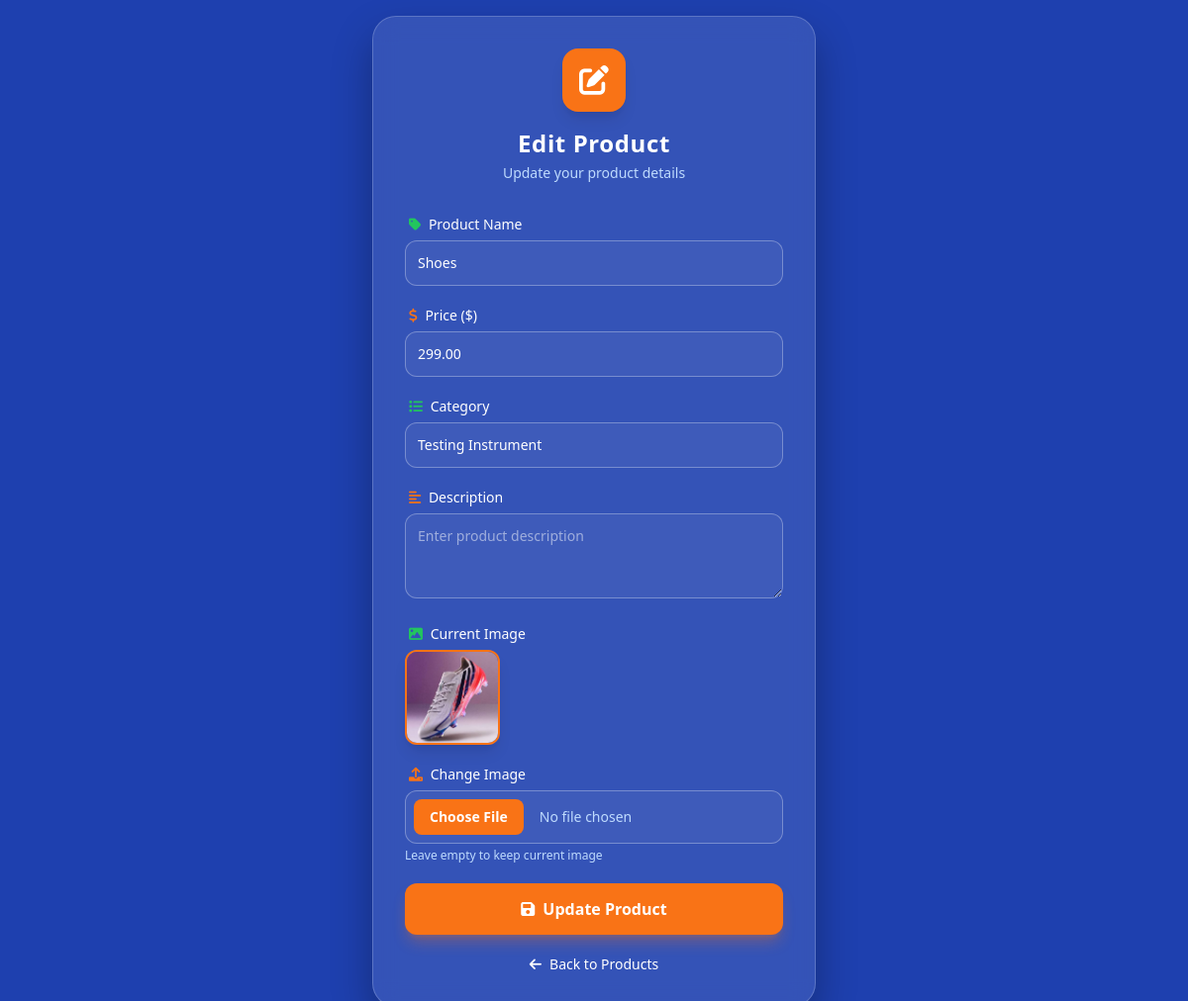
Screenshot of /product_edit.php?id=28 (signed in) with the database file from the repository.
### tables this page shows
CREATE TABLE `products` (
  `id` int(11) NOT NULL,
  `title` varchar(255) NOT NULL,
  `price` decimal(10,2) DEFAULT NULL,
  `min_order` int(11) DEFAULT NULL,
  `image` varchar(255) DEFAULT NULL,
  `category_id` int(11) DEFAULT NULL,
  `supplier_id` int(11) DEFAULT NULL,
  `description` text DEFAULT NULL,
  `category` varchar(100) DEFAULT 'General',
  `seller_id` int(11) DEFAULT NULL
);

CREATE TABLE `categories` (
  `id` int(11) NOT NULL,
  `name` varchar(255) NOT NULL,
  `icon` varchar(50) DEFAULT NULL
);

### product_edit.php (the view, shortened to what this page needs)
<?php
include 'connection.php';
$id = intval($_GET['id']);
$sql = "SELECT * FROM products WHERE id = ?";
$stmt = $conn->prepare($sql);
$stmt->bind_param("i", $id);
$stmt->execute();
$result = $stmt->get_result();
$product = $result->fetch_assoc();
$categories = $conn->query("SELECT id, name FROM categories ORDER BY name");
?>
<!DOCTYPE html>
<html lang="en">
<head>
    <script src="https://cdn.tailwindcss.com"></script>
    <link rel="stylesheet" href="https://cdnjs.cloudflare.com/ajax/libs/font-awesome/6.0.0/css/all.min.css">
</head>
<body class="font-sans min-h-screen flex items-center justify-center p-4">
    <div class="relative w-full max-w-md glass-card rounded-3xl p-8">
        <div class="text-center mb-8">
            <div class="w-16 h-16 mx-auto bg-orange-500 rounded-2xl flex items-center justify-center shadow-lg mb-4">
                <i class="fas fa-edit text-3xl text-white"></i>
            </div>
            <h1 class="text-2xl font-bold text-white tracking-wide">Edit Product</h1>
            <p class="text-sm text-blue-200 mt-1">Update your product details</p>
        </div>
        <form action="product_update.php" method="POST" enctype="multipart/form-data" class="space-y-5">
            <div>
                <label class="block text-sm font-medium text-white mb-1.5 ml-1">
                    <i class="fas fa-tag text-green-500 mr-1"></i> Product Name
                </label>
                <input type="text" name="name" required
                    value="<?php echo htmlspecialchars($product['title']); ?>"
                    class="custom-input w-full rounded-xl p-3 text-sm"
                    placeholder="Enter product name">
            </div>
            <div>
                <label class="block text-sm font-medium text-white mb-1.5 ml-1">
                    <i class="fas fa-dollar-sign text-orange-500 mr-1"></i> Price ($)
                </label>
                <input type="number" step="0.01" name="price" required
                    value="<?php echo $product['price']; ?>"
                    class="custom-input w-full rounded-xl p-3 text-sm"
                    placeholder="0.00">
            </div>
            <div>
                <label class="block text-sm font-medium text-white mb-1.5 ml-1">
                    <i class="fas fa-list text-green-500 mr-1"></i> Category
                </label>
                <select name="category" class="custom-input w-full rounded-xl p-3 text-sm appearance-none">
                    <?php while ($c = $categories->fetch_assoc()): ?>
                        <option value="<?php echo $c['id']; ?>"
                            <?php echo ($product['category_id'] == $c['id']) ? 'selected' : ''; ?>>
                            <?php echo htmlspecialchars($c['name']); ?>
                        </option>
                    <?php endwhile; ?>
                </select>
            </div>
            <div>
                <label class="block text-sm font-medium text-white mb-1.5 ml-1">
                    <i class="fas fa-align-left text-orange-500 mr-1"></i> Description
                </label>
                <textarea name="description" rows="3"
                    class="custom-input w-full rounded-xl p-3 text-sm"
                    placeholder="Enter product description"><?php echo htmlspecialchars($product['description'] ?? ''); ?></textarea>
            </div>
            <div>
                <label class="block text-sm font-medium text-white mb-1.5 ml-1">
                    <i class="fas fa-image text-green-500 mr-1"></i> Current Image
                </label>
                <?php if ($product['image']): ?>
                    <img src="image/<?php echo htmlspecialchars($product['image']); ?>" class="w-24 h-24 object-cover rounded-xl mb-2 border-2 border-orange-500 shadow-lg">
                <?php else: ?>
                    <p class="text-blue-200 text-xs italic">No image uploaded</p>
                <?php endif; ?>
            </div>
            <div>
                <label class="block text-sm font-medium text-white mb-1.5 ml-1">
                    <i class="fas fa-upload text-orange-500 mr-1"></i> Change Image
                </label>
                <div class="custom-input w-full rounded-xl p-2 flex items-center">
                    <input type="file" name="image" accept="image/*"
                        class="w-full text-sm text-blue-200 file:mr-4 file:py-2 file:px-4 file:rounded-lg file:border-0 file:text-sm file:font-semibold file:bg-orange-500 file:text-white hover:file:bg-orange-600 transition cursor-pointer">
                </div>
                <small class="text-blue-200 text-xs mt-1 block">Leave empty to keep current image</small>
            </div>
            <button type="submit"
                class="w-full bg-orange-500 text-white font-bold py-3.5 rounded-xl shadow-lg shadow-orange-500/30 hover:bg-orange-600 transition-all flex items-center justify-center gap-2 mt-4">
                <i class="fas fa-save"></i> Update Product
            </button>
            <a href="products.php"
                class="block text-center text-white text-sm mt-5 hover:text-green-400 transition flex items-center justify-center gap-2">
                <i class="fas fa-arrow-left"></i> Back to Products
            </a>
        </form>
    </div>
</body>
</html>

### product_edit.php (style rules this page uses)
body { background-color: #1e40af; }
.glass-card { background: rgba(255, 255, 255, 0.1); backdrop-filter: blur(12px); -webkit-backdrop-filter: blur(12px); border: 1px solid rgba(255, 255, 255, 0.2); box-shadow: 0 20px 40px rgba(0, 0, 0, 0.3); }
.custom-input { background: rgba(255, 255, 255, 0.05); border: 1px solid rgba(255, 255, 255, 0.3); color: white; transition: all 0.3s ease; }
.custom-input::placeholder { color: rgba(255, 255, 255, 0.5); }
select.custom-input option { background-color: #1e40af; color: white; }

### rows the page displays
products: name "Shoes", price "299.00", category "Testing Instrument", image (picture)
